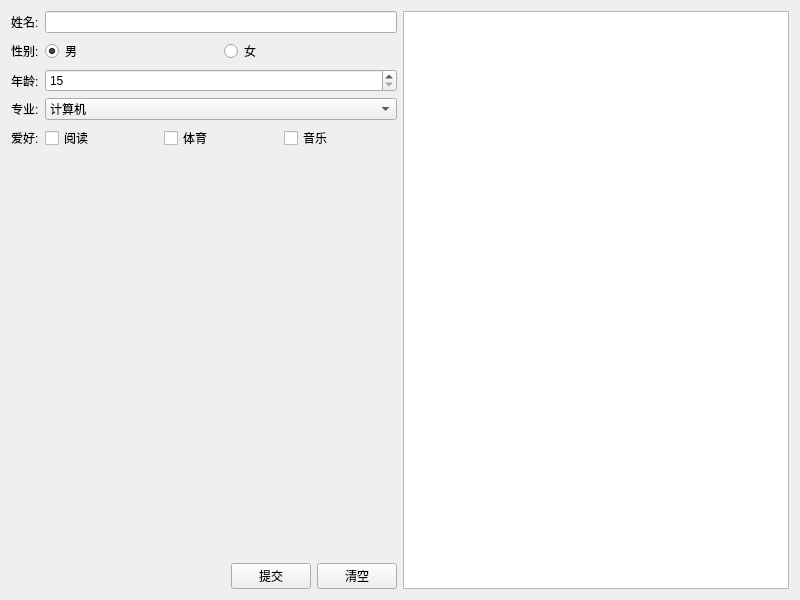
<?xml version="1.0" encoding="UTF-8"?>
<ui version="4.0">
 <class>Widget</class>
 <widget class="QWidget" name="Widget">
  <property name="geometry">
   <rect>
    <x>0</x>
    <y>0</y>
    <width>800</width>
    <height>600</height>
   </rect>
  </property>
  <property name="windowTitle">
   <string>学生信息登记表</string>
  </property>
  <layout class="QHBoxLayout" name="horizontalLayout_4">
   <item>
    <layout class="QVBoxLayout" name="verticalLayout">
     <item>
      <layout class="QFormLayout" name="formLayout">
       <item row="0" column="0">
        <widget class="QLabel" name="label">
         <property name="text">
          <string>姓名:</string>
         </property>
        </widget>
       </item>
       <item row="0" column="1">
        <widget class="QLineEdit" name="nameEdit"/>
       </item>
       <item row="1" column="0">
        <widget class="QLabel" name="label_2">
         <property name="text">
          <string>性别:</string>
         </property>
        </widget>
       </item>
       <item row="1" column="1">
        <layout class="QHBoxLayout" name="horizontalLayout">
         <item>
          <widget class="QRadioButton" name="maleRadio">
           <property name="text">
            <string>男</string>
           </property>
           <property name="checked">
            <bool>true</bool>
           </property>
          </widget>
         </item>
         <item>
          <widget class="QRadioButton" name="femaleRadio">
           <property name="text">
            <string>女</string>
           </property>
          </widget>
         </item>
        </layout>
       </item>
       <item row="2" column="0">
        <widget class="QLabel" name="label_3">
         <property name="text">
          <string>年龄:</string>
         </property>
        </widget>
       </item>
       <item row="2" column="1">
        <widget class="QSpinBox" name="ageSpin">
         <property name="minimum">
          <number>15</number>
         </property>
         <property name="maximum">
          <number>40</number>
         </property>
         <property name="value">
          <number>15</number>
         </property>
        </widget>
       </item>
       <item row="3" column="0">
        <widget class="QLabel" name="label_4">
         <property name="text">
          <string>专业:</string>
         </property>
        </widget>
       </item>
       <item row="3" column="1">
        <widget class="QComboBox" name="majorCombo">
         <property name="maxCount">
          <number>4</number>
         </property>
         <item>
          <property name="text">
           <string>计算机</string>
          </property>
         </item>
         <item>
          <property name="text">
           <string>数学</string>
          </property>
         </item>
         <item>
          <property name="text">
           <string>物理学</string>
          </property>
         </item>
         <item>
          <property name="text">
           <string>机械</string>
          </property>
         </item>
        </widget>
       </item>
       <item row="4" column="0">
        <widget class="QLabel" name="label_5">
         <property name="text">
          <string>爱好:</string>
         </property>
        </widget>
       </item>
       <item row="4" column="1">
        <layout class="QHBoxLayout" name="horizontalLayout_2">
         <item>
          <widget class="QCheckBox" name="readCheck">
           <property name="text">
            <string>阅读</string>
           </property>
          </widget>
         </item>
         <item>
          <widget class="QCheckBox" name="sportCheck">
           <property name="text">
            <string>体育</string>
           </property>
          </widget>
         </item>
         <item>
          <widget class="QCheckBox" name="musicCheck">
           <property name="enabled">
            <bool>true</bool>
           </property>
           <property name="text">
            <string>音乐</string>
           </property>
           <property name="checkable">
            <bool>true</bool>
           </property>
           <property name="checked">
            <bool>false</bool>
           </property>
          </widget>
         </item>
        </layout>
       </item>
      </layout>
     </item>
     <item>
      <spacer name="verticalSpacer">
       <property name="orientation">
        <enum>Qt::Orientation::Vertical</enum>
       </property>
       <property name="sizeHint" stdset="0">
        <size>
         <width>20</width>
         <height>40</height>
        </size>
       </property>
      </spacer>
     </item>
     <item>
      <layout class="QHBoxLayout" name="horizontalLayout_3">
       <item>
        <spacer name="horizontalSpacer">
         <property name="orientation">
          <enum>Qt::Orientation::Horizontal</enum>
         </property>
         <property name="sizeHint" stdset="0">
          <size>
           <width>40</width>
           <height>20</height>
          </size>
         </property>
        </spacer>
       </item>
       <item>
        <widget class="QPushButton" name="submitBtn">
         <property name="text">
          <string>提交</string>
         </property>
        </widget>
       </item>
       <item>
        <widget class="QPushButton" name="clearBtn">
         <property name="text">
          <string>清空</string>
         </property>
        </widget>
       </item>
      </layout>
     </item>
    </layout>
   </item>
   <item>
    <widget class="QListWidget" name="resultList"/>
   </item>
  </layout>
 </widget>
 <resources/>
 <connections/>
</ui>
